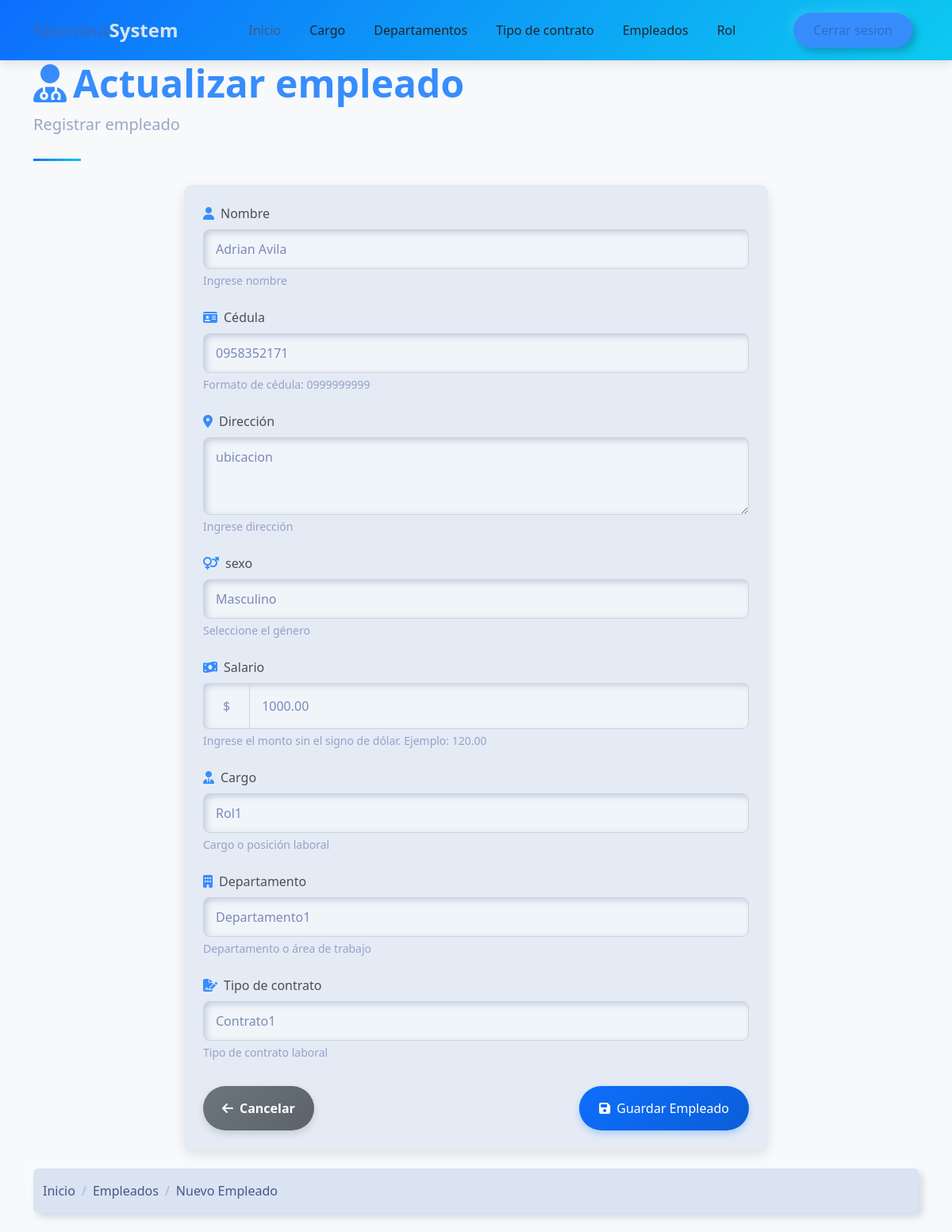
Page /payroll/update/employee/1/ (signed in) on the committed database.
### payroll/models.py (models this page shows, shortened)
class Employee(models.Model):
    SEX_CHOICES = [
        ('M', 'Masculino'),
        ('F', 'Femenino'),
        ]
    name = models.CharField(max_length=100)
    dni = models.CharField(max_length=10, unique=True)
    address = models.TextField()
    sex = models.CharField(max_length=1, choices=SEX_CHOICES)
    salary = models.DecimalField(max_digits=10, decimal_places=2, validators=[MinValueValidator(0.01)])
    position = models.ForeignKey(Position, on_delete=models.CASCADE)
    department = models.ForeignKey(Department,on_delete=models.CASCADE)
    contract_type = models.ForeignKey(ContractType,on_delete=models.CASCADE)

### payroll/views/employees.py (the view)
# urls.py: path('update/employee/<int:id>/',employees.update_employee,name='update_employee'),
@login_required(login_url='sign_in')
def update_employee(request,id):
    try:
        employee=get_object_or_404(Employee,id=id)
        if request.method=='GET':
            form=EmployeeForm(instance=employee)
            return render(request,'employee/create.html',{'form':form,'title':'Actualizar empleado'})
        form=EmployeeForm(request.POST,instance=employee)
        if form.is_valid():
            form.save()
            return redirect('payroll:list_employees')
        return render(request,'employee/create.html',{'form':form,'title':'Actualizar empleado','error':'Formulario llenado incorrectamente'})
    except Exception:
        return render(request,'employee/create.html',{'form':form,'title':'Actualizar empleado','error':'Error al guardar el empleado'})

### payroll/forms/employees.py
class EmployeeForm(forms.ModelForm):
    class Meta:
        model=Employee
        fields='__all__'
        labels={
            'name':'Nombre',
            'dni':'Cédula',
            'address':'Dirección',
            'sex':'sexo',
            'salary':'Salario',
            'position':'Cargo',
            'department':'Departamento',
            'contract_type':'Tipo de contrato'
        }
        widgets = {
            'name': forms.TextInput(attrs={'class': 'form-control'}),
            'dni': forms.TextInput(attrs={'class': 'form-control'}),
            'address': forms.Textarea(attrs={'class': 'form-control', 'rows': 3}),
            'sex': forms.Select(attrs={'class': 'form-control'}),
            'salary': forms.NumberInput(attrs={'class': 'form-control'}),
            'position': forms.Select(attrs={'class': 'form-control'}),
            'department': forms.Select(attrs={'class': 'form-control'}),
            'contract_type': forms.Select(attrs={'class': 'form-control'})
        }

### payroll/models.py (called while the page is built)
    def __str__(self):
        return self.description

    def __str__(self):
        return self.description

    def __str__(self):
        return self.description

### template/employee/create.html (shortened to what this page needs)
{% extends 'layout/base_nav.html' %}
{% load static %}
{% block content %}
<div class="container">
    <header class="page-header">
        <h1 class="display-5 fw-bold text-primary">
            <i class="fas fa-user-md me-2"></i>{{ title }}
        </h1>
        <p class="lead text-muted">Registrar empleado</p>
    </header>
    <div class="row">
        <div class="col-md-8 mx-auto">
            <div class="card mb-4">
                <div class="card-body p-4">
                    <form method="post">
                        <div class="mb-4">
                            <label for="{{ form.name.id_for_label }}" class="form-label">
                                <i class="fas fa-user text-primary me-2"></i>{{ form.name.label }}
                            </label>
                            {{ form.name }}
                            <div class="form-text text-muted" id="addressHelp">
                                Ingrese nombre
                            </div>
                        </div>
                        <div class="mb-4">
                            <label for="{{ form.dni.id_for_label }}" class="form-label">
                                <i class="fas fa-id-card text-primary me-2"></i>{{ form.dni.label }}
                            </label>
                            {{ form.dni }}
                            <div class="form-text text-muted" id="honorariosHelp">
                                Formato de cédula: 0999999999
                            </div>
                        </div>
                        <div class="mb-4">
                            <label for="{{ form.address.id_for_label }}" class="form-label">
                                <i class="fas fa-map-marker-alt text-primary me-2"></i>{{ form.address.label }}
                            </label>
                                {{ form.address }}
                            <div class="form-text text-muted" id="honorariosHelp">
                                Ingrese dirección
                            </div>
                        </div>
                        <div class="mb-4">
                            <label for="{{ form.sex.id_for_label }}" class="form-label">
                                <i class="fas fa-venus-mars text-primary me-2"></i>{{ form.sex.label }}
                            </label>
                            {{ form.sex }}
                            <div class="form-text text-muted" id="addressHelp">
                                Seleccione el género
                            </div>
                        </div>
                        <div class="mb-4">
                            <label for="{{ form.salary.id_for_label }}" class="form-label">
                                <i class="fas fa-money-bill-wave text-primary me-2"></i>{{ form.salary.label }}
                            </label>
                            <div class="input-group">
                                <span class="input-group-text">$</span>
                                {{ form.salary }}
                            </div>
                            <div class="form-text text-muted" id="emailHelp">
                                Ingrese el monto sin el signo de dólar. Ejemplo: 120.00
                            </div>
                        </div>
                        <div class="mb-4">
                            <label for="{{ form.position.id_for_label }}" class="form-label">
                                <i class="fas fa-user-tie text-primary me-2"></i>{{ form.position.label }}
                            </label>
                            {{ form.position }}
                            <div class="form-text text-muted" id="addressHelp">
                                Cargo o posición laboral
                            </div>
                        </div>
                        <div class="mb-4">
                            <label for="{{ form.department.id_for_label }}" class="form-label">
                                <i class="fas fa-building text-primary me-2"></i>{{ form.department.label }}
                            </label>
                            {{ form.department }}
                            <div class="form-text text-muted" id="addressHelp">
                                Departamento o área de trabajo
                            </div>
                        </div>
                        <div class="mb-4">
                            <label for="{{ form.contract_type.id_for_label }}" class="form-label">
                                <i class="fas fa-file-signature text-primary me-2"></i>{{ form.contract_type.label }}
                            </label>
                            {{ form.contract_type }}
                            <div class="form-text text-muted" id="addressHelp">
                                Tipo de contrato laboral
                            </div>
                        </div>
                        <div class="d-flex justify-content-between mt-4 pt-2">
                            <a href="{% url 'payroll:list_employees' %}" class="btn btn-secondary" style="color:white;">
                                <i class="fas fa-arrow-left me-2"></i>Cancelar
                            </a>
                            <button type="submit" class="btn btn-primary" style="color:white;">
                                <i class="fas fa-save me-2"></i>Guardar Empleado
                            </button>
                        </div>
                    </form>
                </div>
            </div>
        </div>
    </div>
    <nav aria-label="breadcrumb" class="mb-4">
        <ol class="breadcrumb">
            <li class="breadcrumb-item"><a href="{% url 'payroll:dashboard' %}" class="text-decoration-none">Inicio</a></li>
            <li class="breadcrumb-item"><a href="{% url 'payroll:list_employees' %}"
                    class="text-decoration-none">Empleados</a></li>
            <li class="breadcrumb-item active" aria-current="page">Nuevo Empleado</li>
        </ol>
    </nav>
</div>
{% endblock %}

### static/css/home.css (style rules this page uses)
:root { --primary-color: #2c6ecd; --secondary-color: #19b3b3; --accent-color: #f8f9fa; --dark-color: #212529; --text-color: #495057; }
body { font-family: 'Poppins', sans-serif; color: var(--text-color); overflow-x: hidden; }
.btn-primary { background-color: var(--primary-color); border-color: var(--primary-color); padding: 10px 25px; border-radius: 50px; font-weight: 500; transition: all 0.3s ease; }

### template/employee/create.html (style rules this page uses)
body { background-color: #f8f9fa; font-family: 'Segoe UI', Tahoma, Geneva, Verdana, sans-serif; }
.card { border-radius: 10px; box-shadow: 0 6px 15px rgba(0, 0, 0, 0.1); transition: transform 0.3s, box-shadow 0.3s; }
.btn-primary { background: linear-gradient(135deg, #0d6efd, #0b5ed7); border: none; box-shadow: 0 4px 8px rgba(13, 110, 253, 0.25); transition: all 0.3s; }
.btn-secondary { background: linear-gradient(135deg, #6c757d, #5c636a); border: none; box-shadow: 0 4px 8px rgba(108, 117, 125, 0.25); transition: all 0.3s; }
.page-header { position: relative; margin-bottom: 30px; padding-bottom: 15px; }
.page-header:after { content: ''; position: absolute; bottom: 0; left: 0; width: 60px; height: 3px; background: linear-gradient(135deg, #0d6efd, #0dcaf0); }
.form-control, .form-select { border-radius: 8px; padding: 12px 15px; border: 1px solid #ced4da; transition: all 0.3s; }
.form-label { font-weight: 500; margin-bottom: 0.5rem; color: #495057; }
.input-group-text { background: linear-gradient(135deg, #f8f9fa, #e9ecef); border-radius: 8px 0 0 8px; border: 1px solid #ced4da; border-right: none; }

### rows in the picture
Employee: name "Adrian Avila", dni "0958352171", address "ubicacion", sex "Masculino", salary "1000.00", position "Rol1", department "Departamento1", contract_type "Contrato1"

### other values in the picture
{{ title }} "Actualizar empleado"
